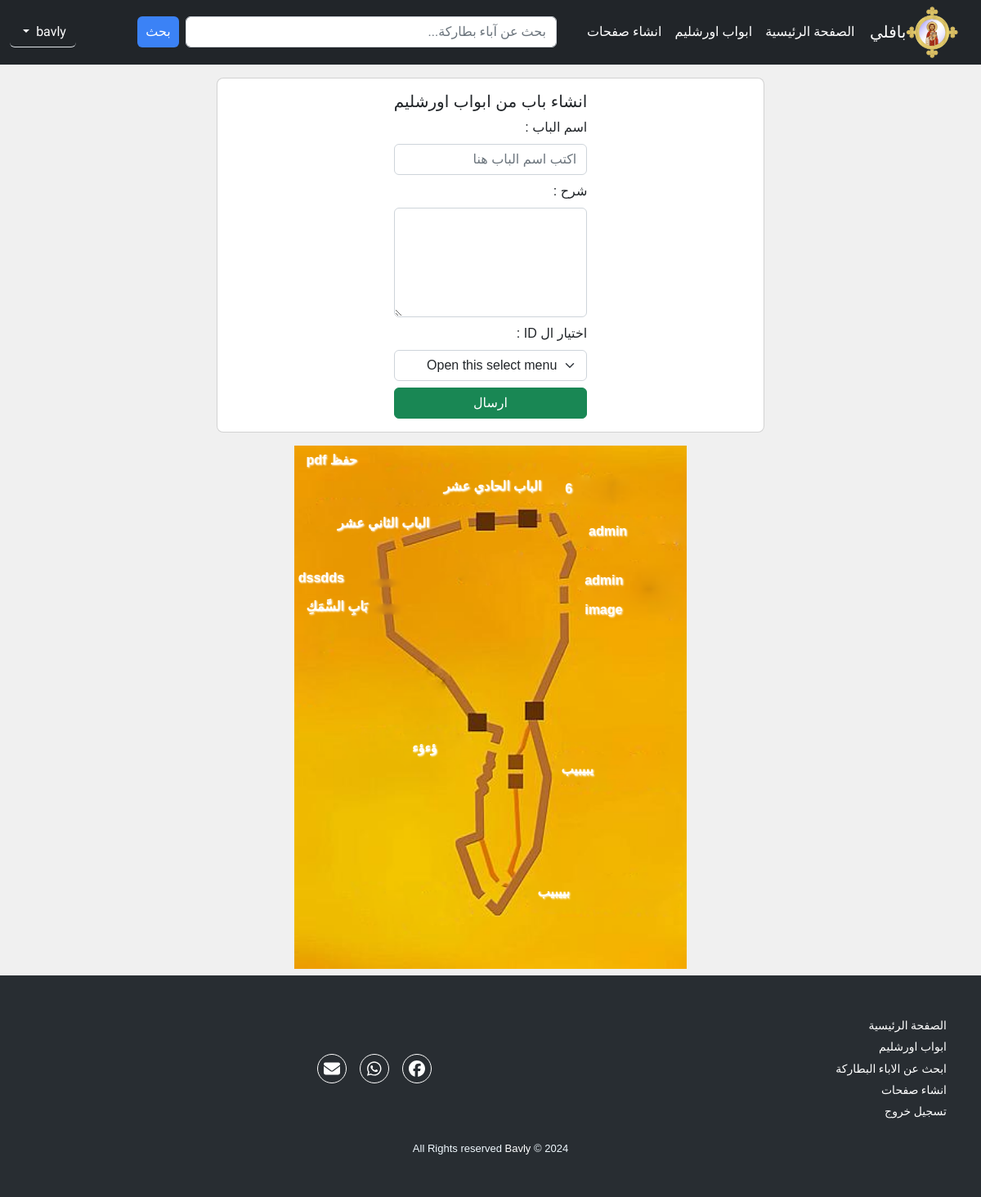
The app's page /gates-jerusalem.php (signed in) with its own data.
### tables this page shows
CREATE TABLE `gates` (
  `id` tinyint(3) UNSIGNED NOT NULL,
  `name` varchar(255) NOT NULL,
  `text` text NOT NULL
);

### gates-jerusalem.php (the view, shortened to what this page needs)
<?php
if (isset($_SESSION['username'])) {
    require_once "./includes/layout/header.php";
    require_once "./includes/layout/nav.php";
    require_once 'connect.php';
    $query = "SELECT * FROM gates ORDER BY id desc";
    $stmt = $pdo->query($query);
    $row_count = $stmt->rowCount();
?>
    <?php
    if ($row_count != 12) {
        if ($_SESSION['group-id'] == 1) {
    ?>
            <div class="container my-3 no-print">
                <div class="card rounded-3 card-w-90" style="width: 60%; margin: auto;">
                    <div class="card-body m-auto">
                        <h5 class="card-title text-center">انشاء باب من ابواب اورشليم</h5>
                        <form action="" method="POST">
                            <div class="form-group">
                                <div class="d-flex flex-column">
                                    <label for="file-picker" class="form-label">اسم الباب : </label>
                                    <input type="text" require class="form-control" name="name" placeholder="اكتب اسم الباب هنا">
                                </div>
                                <div class="my-2">
                                    <label for="file-picker" class="form-label"> شرح : </label>
                                    <textarea class="form-control " require name="text" id="post-editor" rows="5"></textarea>
                                </div>
                                <div class="my-2">
                                    <label for="file-picker" class="form-label"> اختيار ال ID : </label>
                                    <select class="form-select" name="id_select" aria-label="Default select example">
                                        <option selected>Open this select menu</option>
                                    </select>
                                </div>
                            </div>
                            <button type="submit" class="btn btn-success" style="width: 100%;">ارسال</button>
                        </form>
                    </div>
                </div>
            </div>
    <?php
        }
    }
    ?>
    <?php
    if ($row_count != 0) {
    ?>
        <div class="map-container m-auto my-2">
            <?php
            while ($row = $stmt->fetch(PDO::FETCH_ASSOC)) {
            ?>
                <div class="gate "><a href="details.php?gates-jerusalem-Id=<?php echo $row['id']; ?>" class=""><?php echo $row['name']; ?></a></div>
            <?php
            }
            ?>
            <div class="gate-pdf "><a class="no-print" onclick="printPage()">حفظ pdf</a></div>
        </div>
    <?php } ?>
<?php } else {
    header('location: login.php');
    exit();
} ?>
<?php require_once './includes/layout/footer.php'; ?>

### includes/layout/header.php (shortened to what this page needs)
<?php
$protocol = ((!empty($_SERVER['HTTPS']) && $_SERVER['HTTPS'] != 'off') || $_SERVER['SERVER_PORT'] == 443) ? "https://" : "http://";
$currentPageURL = rtrim($protocol . $_SERVER['HTTP_HOST'] . $_SERVER['REQUEST_URI'], '/');
?>
<!DOCTYPE html>
<html lang="ar" dir="rtl">
<head>
    <link rel="stylesheet" href="includes/css/vendor/all.min.css">
    <link rel="stylesheet" href="includes/css/vendor/bootstrap.rtl.min.css">
    <link rel="stylesheet" href="includes/css/vendor/bootstrap.min.css">
    <link rel="stylesheet" href="includes/css/vendor/normalize.css">
    <link rel="stylesheet" href="includes/css/index.css">
</head>
<body>

### includes/layout/nav.php (shortened to what this page needs)
<?php
$currentUrl = "http://$_SERVER[HTTP_HOST]$_SERVER[REQUEST_URI]";
$urlParts = parse_url($currentUrl);
$path = $urlParts['path'];
$baseUrl = $urlParts['scheme'] . '://' . $urlParts['host'] . dirname($path);
$activeHome = $currentPageURL  === $baseUrl  . "/index.php";
$activeContent = $currentPageURL === $baseUrl  . "/gates-jerusalem.php";
$activeSearchPage = $currentPageURL === $baseUrl  . "/search.php";
?>
<nav class="navbar navbar-expand-lg bg-dark no-print">
    <div class="container-fluid">
        <a class="navbar-brand text-white d-flex align-items-center link-gates-jerusalem" href="index.php">
            <img src="media/img/logo.png" class="logo-gates-jerusalem" alt="logo-gates-jerusalem">
            بافلي
        </a>
        <div class="collapse navbar-collapse" id="mobileNav">
            <ul class="navbar-nav mb-2 mb-lg-0">
                <li class="nav-item">
                    <a class="nav-link text-white <?php echo $activeHome ? 'nav-active-link' : '' ?>" href="index.php">الصفحة الرئيسية</a>
                </li>
                <?php if (isset($_SESSION['username'])) {?>
                    <li class="nav-item">
                        <a class="nav-link text-white <?php echo $activeContent ? 'nav-active-link' : '' ?>" href="gates-jerusalem.php">ابواب اورشليم</a>
                    </li>
                <?php }?>
                <?php
                if ($_SESSION['group-id'] == 1) {
                ?>
                    <li class="nav-item">
                        <a class="nav-link text-white <?php echo $activeaddPage ? 'nav-active-link' : '' ?>" href="add-pages.php">انشاء صفحات</a>
                    </li>
                <?php
                }
                ?>
            </ul>
            <form class="d-flex me-auto ms-0 search-form" method="GET" action="search.php">
                <input id="search-input" class="form-control me-2" value="<?php echo $_GET["search"] ?? '' ?>" type="search" placeholder="بحث عن آباء بطاركة..." name="search">
                <button class="search-btn" type="submit">بحث</button>
            </form>
            <?php
            if (isset($_SESSION['username'])) { ?>
                <div class="d-flex me-auto ms-0 button-nav-name" style="font-weight: 300; flex-basis: 13%;  flex-direction: row-reverse;">
                    <div class="dropdown">
                        <button class="  btn btn-secondary dropdown-toggle bg-transparent border border-0 border-bottom" type="button" data-bs-toggle="dropdown" aria-expanded="false">
                        </button>
                    </div>
                </div>
            <?php } ?>
        </div>
    </div>
</nav>

### includes/layout/footer.php (shortened to what this page needs)
<footer class="no-print">
    <div class="container">
        <div class="row">
            <div class="col-sm-6 col-md-3 links">
                <ul>
                    <li><a href="index.php" class="font-footer <?php echo $activeHome ? 'nav-active-link' : '' ?>">الصفحة الرئيسية</a></li>
                    <?php if (!isset($_SESSION['username'])) { ?>
                        <li><a class="nav-link text-white <?php echo $activelogin ? 'nav-active-link' : '' ?> font-footer" href="login.php">تسجيل الدخول</a></li>
                        <li><a href="signup.php" class="<?php echo $activesignup ? 'nav-active-link' : '' ?> font-footer" href="signup.php">انشاء حساب</a></li>
                    <?php } else { ?>
                        <li><a href="gates-jerusalem.php" class="font-footer <?php echo $activeContent ? 'nav-active-link' : '' ?>">ابواب اورشليم</a></li>
                        <li><a href="search.php" class="font-footer <?php echo $activeSearchPage ? 'nav-active-link' : '' ?>">ابحث عن الاباء البطاركة</a></li>
                        <li><a href="search.php" class="font-footer <?php echo $activeaddPage ? 'nav-active-link' : '' ?>">انشاء صفحات</a></li>
                        <li><a href="logout.php" class="font-footer">تسجيل خروج</a></li>
                    <?php } ?>
                </ul>
            </div>
            <div class="col social-links">
                <a href="https://www.facebook.com/profile.php?id=61561516863128"><i class="fab fa-facebook"></i></a>
                <a href="https://api.whatsapp.com/send?phone=201063325054 "><i class="fab fa-whatsapp"></i></a>
                <a href="mailto:bavlywagih696@gmail.com"><i class="fa fa-envelope"></i></a>
            </div>
        </div>
        <p class="copyright">All Rights reserved <a href="https://www.facebook.com/profile.php?id=61561516863128">Bavly</a> © 2024</p>
    </div>
</footer>
</body>
</html>

### includes/css/global.css (style rules this page uses)
:root { --main-color: #3b82f6; --secondary-color: #2563eb; --light-color: #60a5fa; }
body { font-family: 'Cairo', sans-serif; overflow: hidden; overflow-x: hidden !important; }
a { color: #fff; text-decoration: none; }

### includes/css/layouts/nav.css (style rules this page uses)
.navbar { font-family: 'Cairo', sans-serif; direction: rtl; position: sticky; top: 0; z-index: 10; }
.search-btn { border-radius: 6px; border: none; background: var(--main-color); color: #fff; }
.search-form { flex-basis: 50%; }
.search-form input[type="search"] { flex-basis: 90%; }
.search-form .search-btn { flex-basis: 10%; }
.logo-gates-jerusalem { width: 7%; }
.link-gates-jerusalem { margin-left: -790px; padding: 0; }

### includes/css/layouts/footer.css (style rules this page uses)
footer { padding: 50px 0; color: #f0f9ff; background-color: #282d32; }
footer ul { display: flex; flex-direction: column; gap: 0.25rem; padding: 0; list-style: none; line-height: 1.6; font-size: 14px; margin-bottom: 0; }
footer .social-links { text-align: center; display: flex; flex-direction: row; align-items: center; justify-content: center; gap: 1rem; }
footer .social-links a { display: inline-block; text-align: center; border-radius: 50%; font-size: 20px; width: 36px; height: 36px; line-height: 36px; border: 1px solid white; color: #fff; }
footer .copyright { text-align: center; padding-top: 24px; font-size: 13px; margin-bottom: 0; }

### includes/css/pages/login.css (style rules this page uses)
* { margin: 0; padding: 0; box-sizing: border-box; }
body { font-family: 'Changa', sans-serif; }

### includes/css/pages/dashboard.css (style rules this page uses)
.card { border-radius: 25px; background-color: #FFF; }

### gates-jerusalem.php (style rules this page uses)
body { justify-content: center; align-items: center; height: 100vh; margin: 0; background-color: #f0f0f0; }
.map-container { position: relative; width: 480px; height: 640px; background-image: url('media/img/map.png'); background-size: cover; background-position: center; }
.gate { position: absolute; color: #000; font-weight: bold; cursor: pointer; text-shadow: 1px 1px 2px #fff; }
.map-container .gate:nth-child(1) { top: 6%; left: 38%; }
.map-container .gate:nth-child(2) { top: 6.5%; left: 69%; }
.map-container .gate:nth-child(3) { top: 14.5%; left: 75%; }
.map-container .gate:nth-child(4) { top: 24%; left: 74%; }
.map-container .gate:nth-child(5) { top: 29.5%; left: 74%; }
.map-container .gate:nth-child(6) { top: 83.5%; left: 62%; }
.map-container .gate:nth-child(7) { top: 60%; left: 68%; }
.map-container .gate:nth-child(8) { top: 23.5%; left: 1%; }
.map-container .gate:nth-child(9) { top: 56%; left: 30%; }
.map-container .gate:nth-child(10) { top: 13%; left: 11%; }
.map-container .gate:nth-child(11) { top: 29%; left: 3%; }
.gate-pdf { color: #000; font-weight: bold; cursor: pointer; text-shadow: 1px 1px 2px #fff; left: 3%; position: absolute; top: 1%; }

### includes/layout/footer.php (style rules this page uses)
.font-footer { color: #fff; font-family: 'Cairo', sans-serif; }

### records on screen
gates: name "الباب الحادي عشر"
gates: name "6"
gates: name "admin"
gates: name "admin"
gates: name "image"
gates: name "بييبيب"
gates: name "يبيبيب"
gates: name "dssdds"
gates: name "ؤءؤء"
gates: name "الباب الثاني عشر"
gates: name "بَابِ السَّمَكِ"
